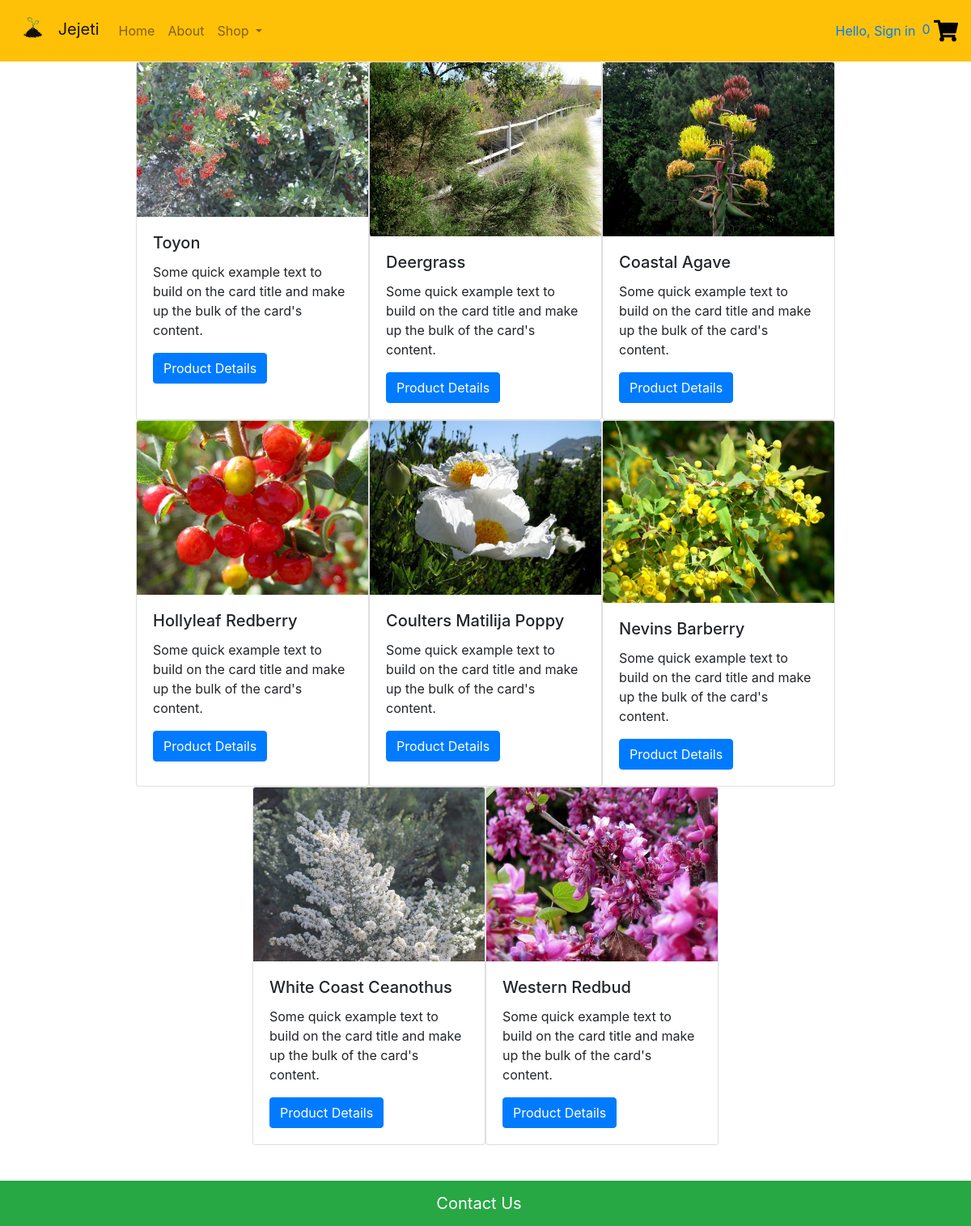
Screenshot of /go_cat.php?value=2 with the database file from the repository.
### tables this page shows
create table plant_index  (
  plant_id varchar(10) primary key,
  plant_botanical char(100) not null,
  plant_common char(100) not null,  
  shape_id varchar(10) not null,  
  water_id varchar(10) not null,
  plant_height char(20) not null,
  plant_width char(20) not null,  
  cost_id varchar(10) not null 
);

### go_cat.php (the view, shortened to what this page needs)
<?php
    $value = $_GET["value"];
    $counter_loop = 0;
    make_header();
    $conn = db_connect();
    $category_query = "SELECT * from plant_index WHERE shape_id = '$value';";
    $result = mysqli_query($conn, $category_query);
    ?> <div class="row cat-display justify-content-center"> <?php
    while($row = mysqli_fetch_array($result)){
    ?>
        <?php
        if ($counter_loop == '3'){
        ?>
            </div>
            <div class="row cat-display-card justify-content-center">
            <?php $counter_loop = 0; ?>
        <?php
        }
        ?>
        <div class="card" style="width: 18rem;">
            <?php echo "<img class='card-img-top' src='".$row['plant_botanical'].".jpg' alt='".$row['plant_botanical']."'>" ?>
            <div class="card-body">
                <h5 class="card-title"><?php echo $row['plant_common'];?></h5>
                <p class="card-text">Some quick example text to build on the card title and make up the bulk of the card's content.</p>
                <?php echo "<a class='btn btn-primary'    href='go_product.php?value=".$row['plant_id']."'> Product Details </a>"; ?>
            </div>
        </div>
        <?php $counter_loop = $counter_loop + 1; ?>
        <?php
    }
    make_footer();
?>

### header.php (shortened to what this page needs)
<?php
function make_header() {
?>
<!DOCTYPE html>
<html lang="en">
<head>
    <link rel="stylesheet" href="hidden.css">
    <link rel="stylesheet" href="https://stackpath.bootstrapcdn.com/bootstrap/4.3.1/css/bootstrap.min.css">
</head>
<nav class="navbar navbar-expand-lg navbar-light bg-warning">
  <a class="navbar-brand" href="index.php">
    <img src="jejetilogo.png" width="50" height="50" alt="brand-index-page-link"> Jejeti
  </a>
  <div class="collapse navbar-collapse" id="navbarSupportedContent">
    <ul class="nav navbar-nav mr-auto">
      <li class="nav-item">
        <a class="nav-link" href="index.php">Home</a>
      </li>
      <li class="nav-item">
        <a class="nav-link" href="about.php">About</a>
      </li>
      <li class="nav-item dropdown">
        <a class="nav-link dropdown-toggle" href="#" id="navbarDropdown" role="button" data-toggle="dropdown" aria-haspopup="true" aria-expanded="false">
          Shop
        </a>
      </li>
    </ul>
    <a href="login.php">
      <div align="right" valign="bottom">
      <?php
        if(isset($_SESSION['customer_username'])) {
          echo "Dear ".$_SESSION['customer_username'];
        } else {
          echo "Hello, Sign in";
        }
      ?>
      </div>
    </a>
    <ul class="nav navbar-nav justify-content-end">
        <li>
          <a href="shopping_cart.php" style="text-decoration: none;">
          <img width="30" height="30" alt="shopping-cart" src="shopping-cart-solid.svg"/>
          </a>
        </li>
    </ul>
  </div>
</nav>
<body style="margin-bottom: 100px;">
<?php
}
?>

### cart_counter.php (shortened to what this page needs)
<?php
    function cart_counter() {
        $count = 0;
        echo $count;
    }
?>

### footer.php (shortened to what this page needs)
<?php
function make_footer() {
?>
<nav class="navbar fixed-bottom navbar-dark bg-success">
  <div class="container-fluid">
    <div class="row-footer">
      <div class="col-8">
        <a class="navbar-brand" href="contact.php">Contact Us</a>
      </div>
      </div class="col-2"></div>
    </div>
    </body>
  </html>
<?php
}
?>

### header.php (style rules this page uses)
.row-footer { position: relative; left: 50%; transform: translatex(-50%); }

### rows the page displays
plant_index: plant_botanical (picture), plant_common "Toyon", $row['plant_id'] 12 (drawn)
plant_index: plant_botanical (picture), plant_common "Deergrass", $row['plant_id'] 17 (drawn)
plant_index: plant_botanical (picture), plant_common "Coastal Agave", $row['plant_id'] 2 (drawn)
plant_index: plant_botanical (picture), plant_common "Hollyleaf Redberry", $row['plant_id'] 23 (drawn)
plant_index: plant_botanical (picture), plant_common "Coulters Matilija Poppy", $row['plant_id'] 24 (drawn)
plant_index: plant_botanical (picture), plant_common "Nevins Barberry", $row['plant_id'] 5 (drawn)
plant_index: plant_botanical (picture), plant_common "White Coast Ceanothus", $row['plant_id'] 6 (drawn)
plant_index: plant_botanical (picture), plant_common "Western Redbud", $row['plant_id'] 7 (drawn)

### other values shown
$count "0"
